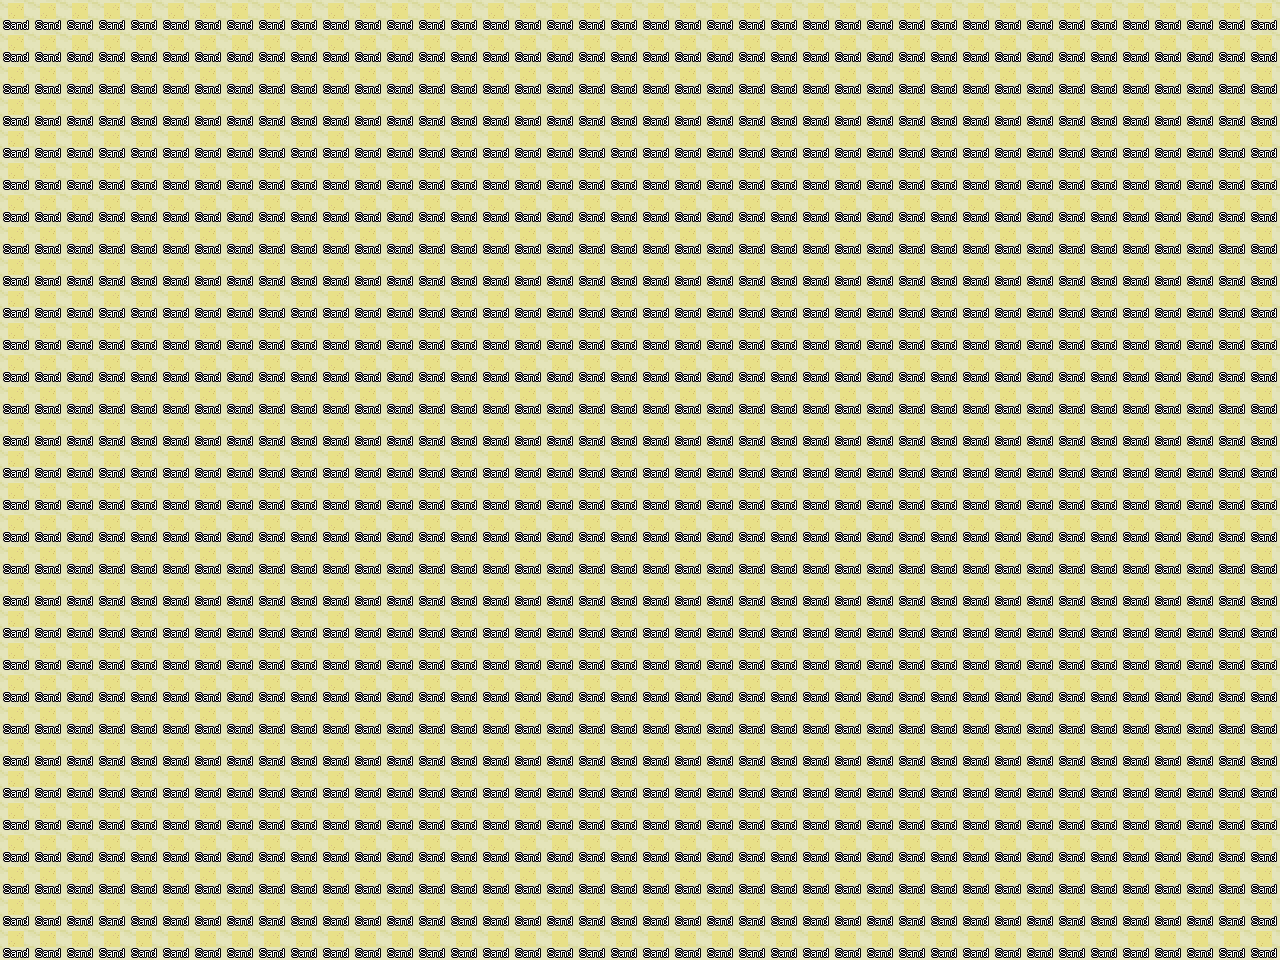

Rendered tile map (Tiled .tmx) drawn with the repository's tilesets; below, a short description and the map source with its tile grids summarised:
An orthogonal 40x30 tile map with 32x32 px tiles, 9 tile layers (1_1, 1_deco_1, 2_2, 2_deco_2, ...), 5 tilesets.

<map version="1.10" tiledversion="1.11.2" orientation="orthogonal" renderorder="left-up" width="40" height="30" tilewidth="32" tileheight="32" infinite="0" nextlayerid="13" nextobjectid="1">
  <tileset firstgid="1" source="../Tilesets/00Home.tsx" />
  <tileset firstgid="4257" source="../Tilesets/systemtags.tsx" />
  <tileset firstgid="4385" source="../Tilesets/passages.tsx" />
  <tileset firstgid="4529" source="../Tilesets/terrain_tag.tsx" />
  <tileset firstgid="4545" source="../Tilesets/borders.tsx" />
  <layer id="1" name="1_1" width="40" height="30">
    <data>[1200 cells, 1200 non-empty, 1 distinct tile ids]</data>
  </layer>
  <layer id="2" name="1_deco_1" width="40" height="30">
    <data>[1200 cells, 0 non-empty, 0 distinct tile ids]</data>
  </layer>
  <group id="3" name="z = 0" />
  <layer id="4" name="2_2" width="40" height="30">
    <data>[1200 cells, 0 non-empty, 0 distinct tile ids]</data>
  </layer>
  <layer id="5" name="2_deco_2" width="40" height="30">
    <data>[1200 cells, 0 non-empty, 0 distinct tile ids]</data>
  </layer>
  <group id="6" name="z = 1" />
  <layer id="7" name="3_3" width="40" height="30">
    <data>[1200 cells, 0 non-empty, 0 distinct tile ids]</data>
  </layer>
  <layer id="8" name="3_deco_3" width="40" height="30">
    <data>[1200 cells, 0 non-empty, 0 distinct tile ids]</data>
  </layer>
  <group id="9" name="z = 2" />
  <layer id="10" name="terrain_tags" width="40" height="30">
    <data>[1200 cells, 0 non-empty, 0 distinct tile ids]</data>
  </layer>
  <layer id="11" name="systemtags" width="40" height="30">
    <data>[1200 cells, 1200 non-empty, 1 distinct tile ids]</data>
  </layer>
  <layer id="12" name="passages" width="40" height="30">
    <data>[1200 cells, 0 non-empty, 0 distinct tile ids]</data>
  </layer>
  <group id="13" name="info" />
</map>
